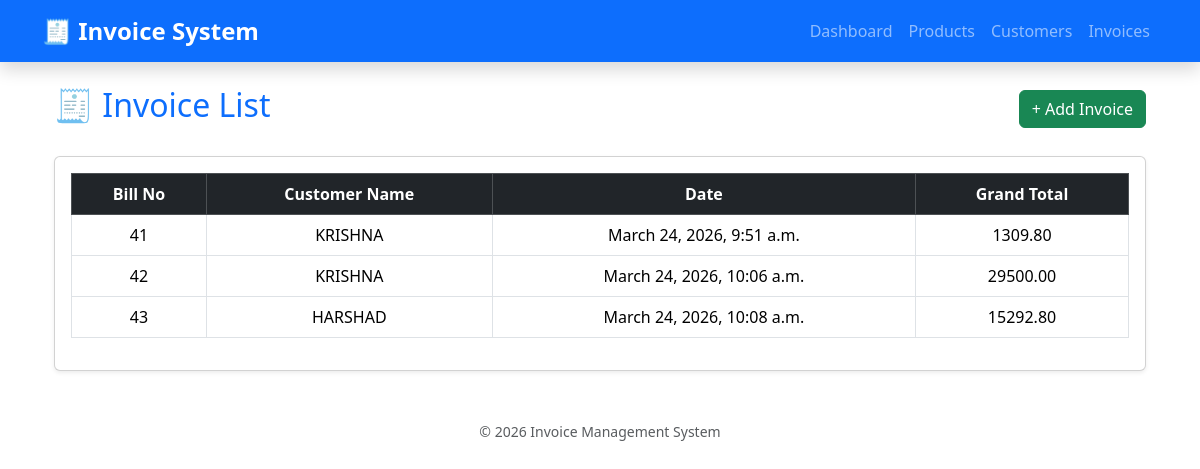
Before: /InvoiceList/ with the older database file.
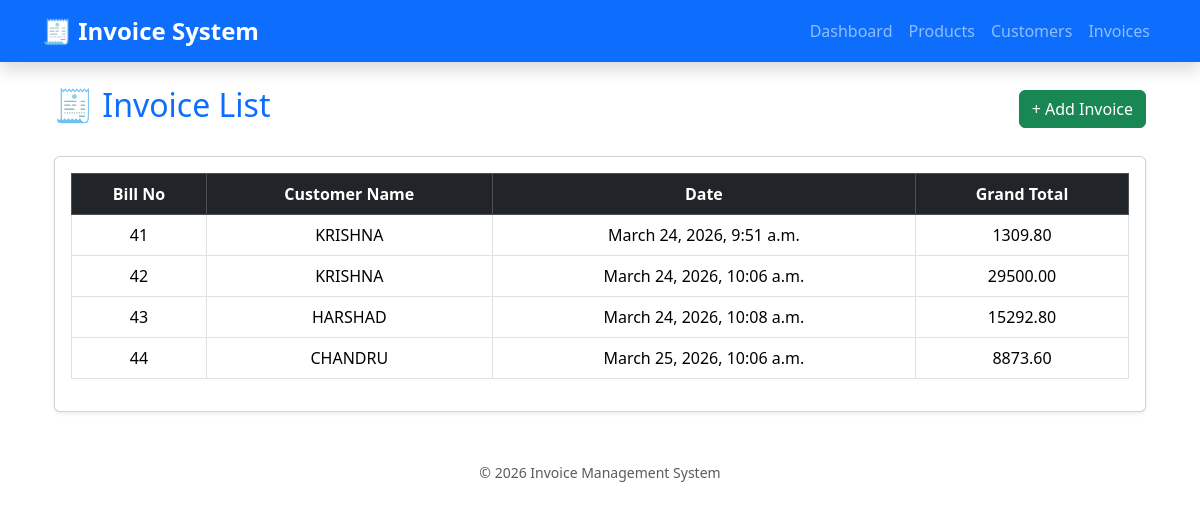
After: the same page with the newer database file.
### inventory/models.py (models this page shows, shortened)
class Invoice(models.Model):
    customer=models.ForeignKey(Customer,on_delete=models.CASCADE)
    date=models.DateTimeField(auto_now_add=True)
    total_amount=models.DecimalField(max_digits=10,decimal_places=2,default=0)
    gst_amount=models.DecimalField(max_digits=10,decimal_places=2,default=0)
    grand_total=models.DecimalField(max_digits=10,decimal_places=2,default=0)

class Customer(models.Model):
    customer_name=models.CharField(max_length=200)
    customer_phone=models.CharField(max_length=22,unique=True)
    customer_email=models.EmailField(null=True,blank=True)
    customer_address=models.TextField()
    customer_gst_number=models.CharField(max_length=50, blank=True, null=True)
    created_at=models.DateTimeField(auto_now_add=True)
    def __str__(self):
        return self.customer_name

### inventory/views.py (the view)
# urls.py: path('InvoiceList/',InvoiceList.as_view(),name='InvoiceList'),
class InvoiceList(ListView):
    model=Invoice
    context_object_name='invoiceobjects'

### templates/inventory/Invoice_list.html (shortened to what this page needs)
{% extends 'inventory/dummy.html' %}
{% block content %}
<div class="container mt-4">
    <div class="d-flex justify-content-between align-items-center mb-4">
        <h2 class="text-primary">🧾 Invoice List</h2>
        <a href="{% url 'InvoiceCreate' %}" class="btn btn-success">
            + Add Invoice
        </a>
    </div>
    <div class="card shadow-sm p-3">
        <table class="table table-hover table-bordered text-center align-middle">
            <thead class="table-dark">
                <tr>
                    <th>Bill No</th>
                    <th>Customer Name</th>
                    <th>Date</th>
                    <th>Grand Total</th>
                </tr>
            </thead>
            <tbody>
                {% for IO in invoiceobjects %}
                <tr>
                    <td>{{IO.pk}}</td>
                    <td>{{IO.customer | upper}}</td>
                    <td>{{IO.date}}</td>
                    <td>{{IO.grand_total}}</td>
                </tr>
                {% empty %}
                <tr>
                    <td colspan="6" class="text-muted">
                        No customers available
                    </td>
                </tr>
                {% endfor %}
            </tbody>
        </table>
    </div>
</div>
{% endblock %}

Changed rows visible on the page:
added Invoice: pk "44", customer "CHANDRU", date "March 25, 2026, 10:06 a.m.", grand_total "8873.60"
